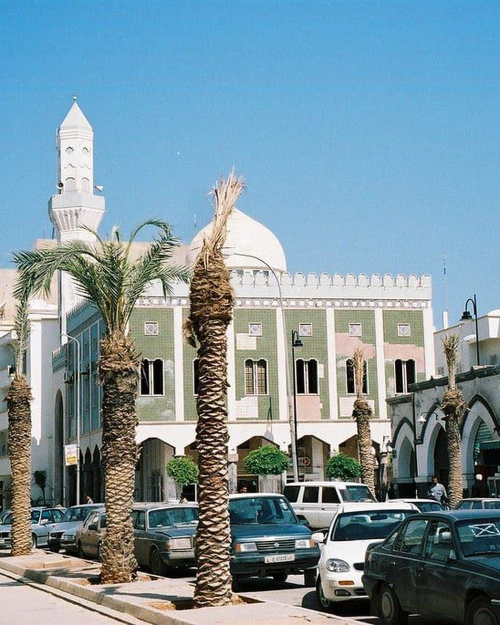
#> input picture assets/landmarks/card/atiq-mosque.jpg, 1000 x 1250 px (shown at 1/2 size)
$ python -i normalize.py   (imports and definitions only)
#> lines starting #> are read from the running program, lines starting #| are printed output that depends on the picture
#> further down, picture is the input picture: PIL image 1000x1250 RGB; mean R, G, B 122.8, 147.4, 158.2
"""
توحيد مقاسات صور المعالم بدون أي تغيير في محتواها.

قصّ ذكيّ من المركز + تصغير + حفظ. لا يضيف ولا يحذف ولا يرمّم شيئاً —
وهو الفرق الجوهري بينه وبين تمرير الصور على نموذج توليدي.

    pip install pillow
    python normalize.py raw/ out/                 # كل المقاسات
    python normalize.py raw/ out/ --slot card     # مقاس واحد

يقرأ كل صورة في مجلد raw/ ويكتب النسخ في out/<slot>/.
"""
from __future__ import annotations

import argparse
import sys
from pathlib import Path

# طرفية ويندوز تفتح على cp1252 فتنهار عند طباعة العربية. أجبرها على UTF-8.
# [5 lines not run here, left out]

try:
    from PIL import Image, ImageOps, ImageStat, ImageFilter, ImageEnhance
except ImportError:
    sys.exit("ينقصك Pillow.  شغّل:  pip install pillow")

# (العرض، الارتفاع، جودة JPEG) — مطابقة لما يستهلكه الموقع فعلاً
SLOTS = {
    "card":       (1000, 1250, 82),   # بطاقة البولارويد
    "full":       (1600, 2000, 88),   # العرض الكامل عند الضغط
    "hero":       (1920, 1080, 88),   # شرائح الغلاف — 16:9 مثل معظم لقطات الدرون
    "panel":      (1200, 1800, 86),   # ألواح «كيف تُقرأ المدينة»
    "background": (2400, 1500, 84),   # خلفيات الأقسام
    "paper":      (900, 1200, 86),    # داخل الكولاج الورقي
}

EXTS = {".jpg", ".jpeg", ".png", ".webp", ".tif", ".tiff", ".bmp"}


def enhance(im: Image.Image, strength: float = 1.0) -> Image.Image:
    """
    تحسين جودة حسابي بحت: توازن أبيض، مستويات، حدّة.

    كل عملية هنا تحويل رياضي على البكسلات الموجودة — لا يمكنها أن تخترع
    حجراً أو نافذة أو ترمّم ضرراً، مهما بالغت في القيم. هذا هو الفرق
    الجوهري عن تمرير الصورة على نموذج توليدي.
    """
    if im.mode != "RGB":
        im = im.convert("RGB")

    def grey_world(img: Image.Image, pull: float) -> Image.Image:
        """يسحب متوسطات القنوات نحو بعضها. pull=1 تصحيح كامل، 0 بلا تغيير."""
#> called with pull = 0.7
        r, g, b = ImageStat.Stat(img).mean
#> r = 122.8; g = 147.4; b = 158.2
        if min(r, g, b) <= 1:      # صورة شبه سوداء: لا تعبث بها
            return img
        grey = (r + g + b) / 3
#> grey = 142.8
        lut = []
        for mean in (r, g, b):
            k = 1 + (grey / mean - 1) * pull
            lut += [min(255, int(v * k + 0.5)) for v in range(256)]
#> this loop made 3 passes
#> (mean, k) on passes 1 to 3: (122.8, 1.11), (147.4, 0.978), (158.2, 0.932)
#> after the loop, lut = 768 values, max 255 at index 229, min 0 at index 0, mean 128
        return img.point(lut)
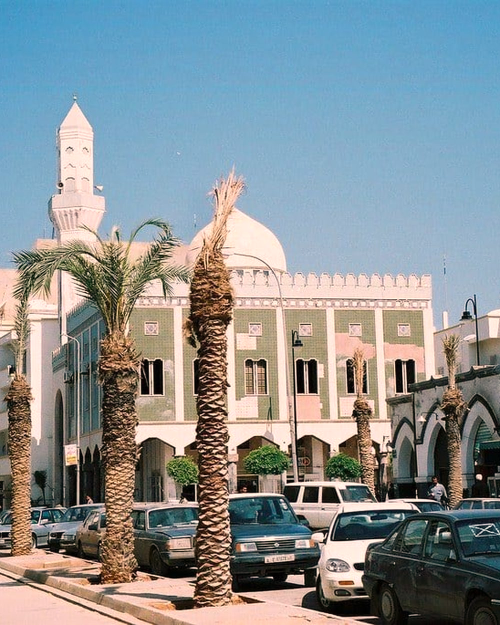
#> returned value: PIL image 1000x1250 RGB (shown at 1/2 size); mean R, G, B 135.5, 144.1, 147.3

    # 1) توازن أبيض قبل المدّ: لو تُرك الميل كما هو فالمدّ يضخّمه وقد يُشبع
    #    قناة كاملة، وعندها تضيع المعلومة ولا ينفع تصحيح بعدها.
    #    جزئي عمداً حتى لا يُفقد دفء ضوء العصر، وهو جزء من المشهد لا خطأ فيه.
    im = grey_world(im, 0.7 * strength)

    # 2) مدّ المستويات مع قصّ 0.4% فقط من الطرفين — يفتح الصورة الباهتة
    #    دون حرق السماء ولا سدّ الظلال. preserve_tone يمنع انزياح الألوان.
    im = ImageOps.autocontrast(im, cutoff=0.4 * strength, preserve_tone=True)

    # 3) تمريرة توازن أخيرة خفيفة تلتقط ما ضخّمه المدّ.
    im = grey_world(im, 0.5 * strength)
#> the loop in grey_world (call 2), `for mean in (r, g, b):` made 3 passes
#> (mean, k) on passes 1 to 3: (137.6, 1.03), (147.4, 0.993), (150.9, 0.981)

    # 4) رفع تشبّع خفيف جداً لتعويض ما يبهته مدّ المستويات
    im = ImageEnhance.Color(im).enhance(1 + 0.06 * strength)

    return im


# [30 lines left out: functions sharpen_for_output, normalize, not called in this run]


def slugify(name: str) -> str:
    return "".join(c if c.isalnum() or c in "-_" else "-" for c in name.lower()).strip("-")


# [113 lines left out: functions main, demo, not called in this run]


# [5 lines not run here, left out]

>>> from PIL import Image
>>> picture = Image.open('assets/landmarks/card/atiq-mosque.jpg')
>>> result = enhance(picture)

$ run again, on assets/landmarks/card/cathedral-dome.jpg
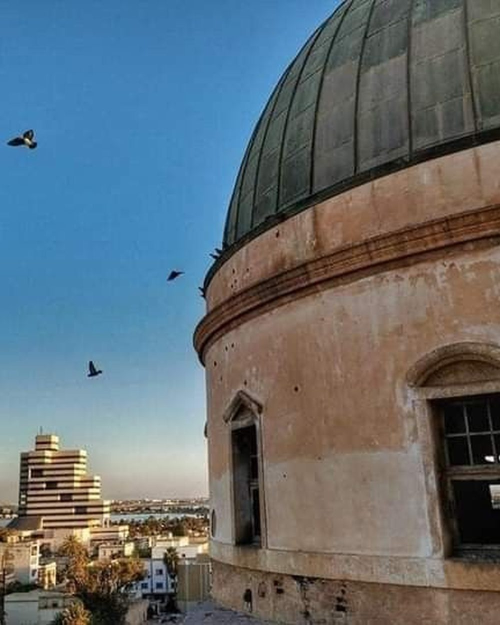
#> input picture assets/landmarks/card/cathedral-dome.jpg, 1000 x 1250 px (shown at 1/2 size)
#> picture is the input picture: PIL image 1000x1250 RGB; mean R, G, B 98.4, 108.9, 115
#> r = 98.36; g = 108.9; b = 115
#> grey = 107.4
#> the loop in grey_world, `for mean in (r, g, b):` made 3 passes
#> (mean, k) on passes 1 to 3: (98.36, 1.06), (108.9, 0.99), (115, 0.954)
#> after the loop in grey_world, `for mean in (r, g, b):`: lut = 768 values, max 255 at index 240, min 0 at index 0, mean 127.7
#> in enhance, `im = ImageOps.autocontrast(im, cutoff=0.4 * strength, preserve_tone=Tr..`:
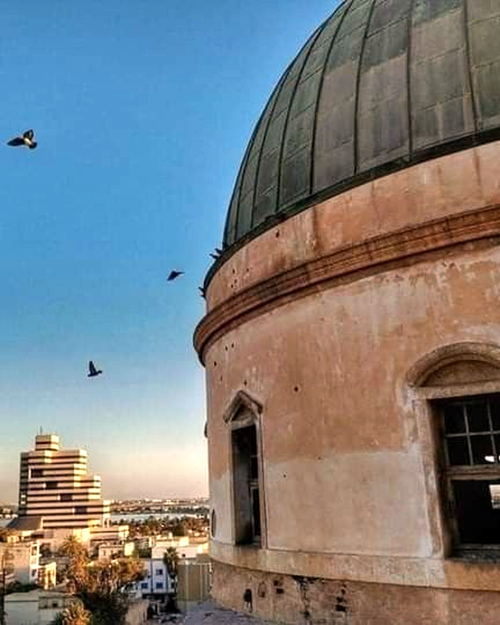
#> im: PIL image 1000x1250 RGB (shown at 1/2 size); mean R, G, B 121.5, 125.6, 127.9
#> the loop in grey_world (call 2), `for mean in (r, g, b):` made 3 passes
#> (mean, k) on passes 1 to 3: (121.5, 1.01), (125.6, 0.997), (127.9, 0.989)

$ run again, on assets/landmarks/card/cathedral-facade.jpg
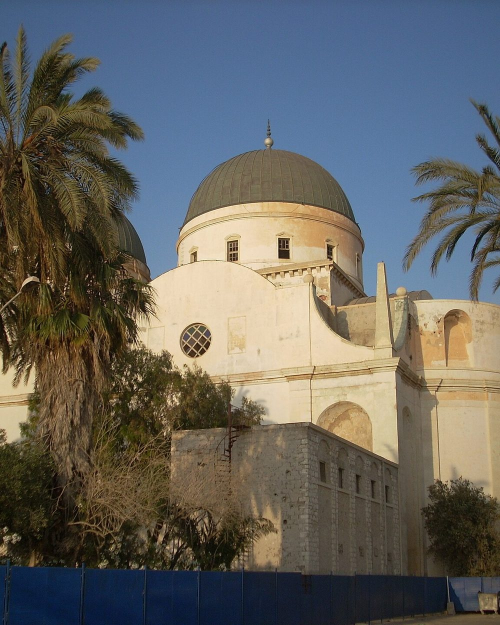
#> input picture assets/landmarks/card/cathedral-facade.jpg, 1000 x 1250 px (shown at 1/2 size)
#> picture is the input picture: PIL image 1000x1250 RGB; mean R, G, B 100.6, 100, 95.7
#> r = 100.6; g = 99.96; b = 95.73
#> grey = 98.78
#> the loop in grey_world, `for mean in (r, g, b):` made 3 passes
#> (mean, k) on passes 1 to 3: (100.6, 0.987), (99.96, 0.992), (95.73, 1.02)
#> after the loop in grey_world, `for mean in (r, g, b):`: lut = 768 values, max 255 at index 761, min 0 at index 0, mean 127.5
#> in enhance, `im = ImageOps.autocontrast(im, cutoff=0.4 * strength, preserve_tone=Tr..`:
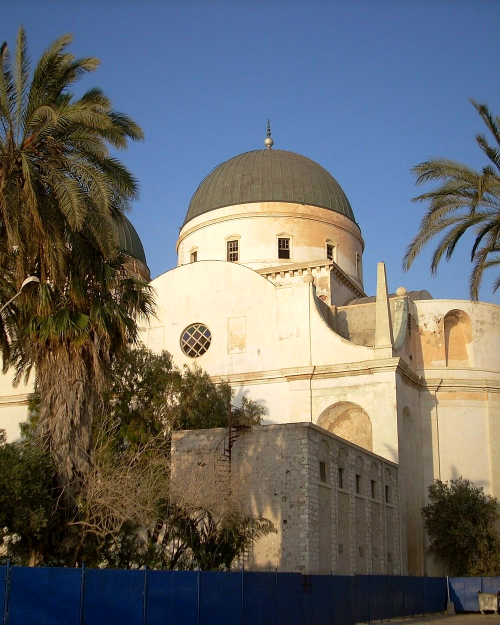
#> im: PIL image 1000x1250 RGB (shown at 1/2 size); mean R, G, B 105.6, 106, 104.9
#> the loop in grey_world (call 2), `for mean in (r, g, b):` made 3 passes
#> (mean, k) on passes 1 to 3: (105.6, 1), (106, 0.998), (104.9, 1)

$ run again, on assets/landmarks/card/cathedral.jpg
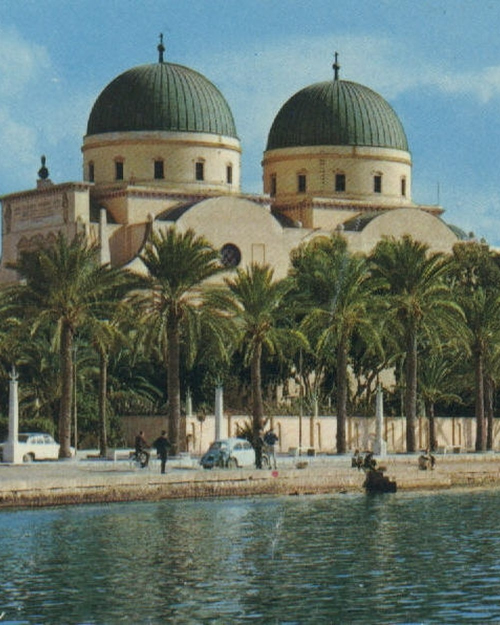
#> input picture assets/landmarks/card/cathedral.jpg, 1000 x 1250 px (shown at 1/2 size)
#> picture is the input picture: PIL image 1000x1250 RGB; mean R, G, B 100.9, 114.2, 104.4
#> r = 100.9; g = 114.2; b = 104.4
#> grey = 106.5
#> the loop in grey_world, `for mean in (r, g, b):` made 3 passes
#> (mean, k) on passes 1 to 3: (100.9, 1.04), (114.2, 0.953), (104.4, 1.01)
#> after the loop in grey_world, `for mean in (r, g, b):`: lut = 768 values, max 255 at index 245, min 0 at index 0, mean 127.6
#> in enhance, `im = ImageOps.autocontrast(im, cutoff=0.4 * strength, preserve_tone=Tr..`:
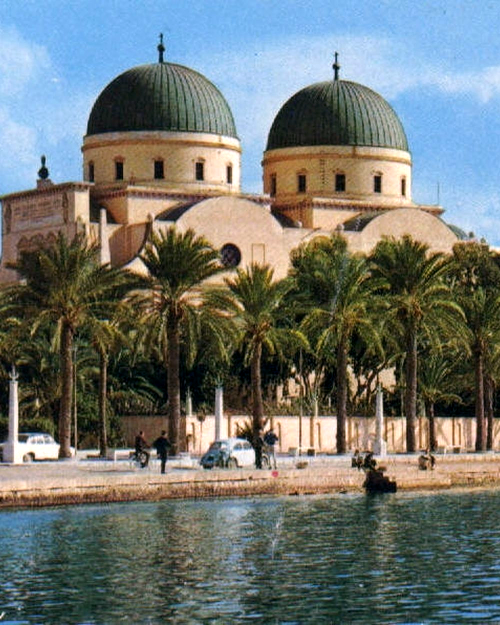
#> im: PIL image 1000x1250 RGB (shown at 1/2 size); mean R, G, B 110.7, 116.7, 112.7
#> the loop in grey_world (call 2), `for mean in (r, g, b):` made 3 passes
#> (mean, k) on passes 1 to 3: (110.7, 1.01), (116.7, 0.986), (112.7, 1)
